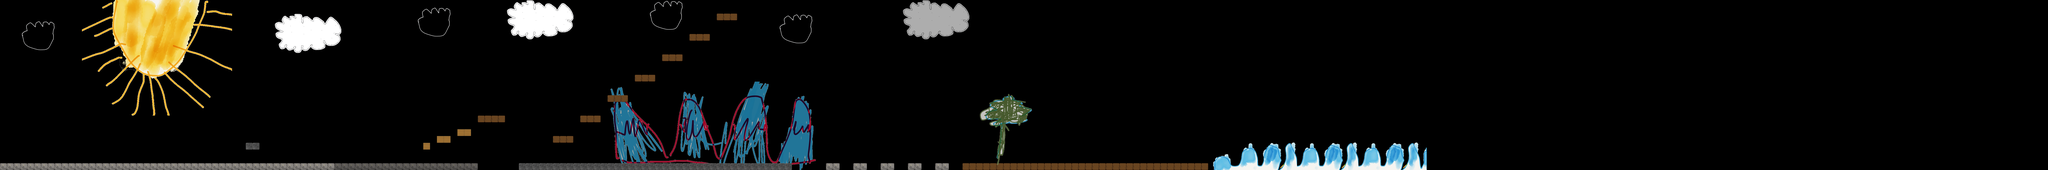

The image is a tile-based game level rendered from a .tmx file. Its description and source (layers, tilesets, objects; grid data summarised) follow:
An orthogonal 300x25 tile map with 32x32 px tiles, 6 tile layers (Mountains, Sun, Clouds, Ground, ...), 8 tilesets.

<map version="1.0" orientation="orthogonal" width="300" height="25" tilewidth="32" tileheight="32">
 <tileset firstgid="1" name="object_tiles" tilewidth="32" tileheight="32" spacing="2" margin="2">
  <image source="object_tiles.png" width="128" height="128" />
 </tileset>
 <tileset firstgid="10" name="Ground" tilewidth="32" tileheight="32">
  <image source="object_tiles.png" width="128" height="128" />
 </tileset>
 <tileset firstgid="26" name="sun" tilewidth="32" tileheight="32">
  <image source="sun.png" trans="ff00ff" width="728" height="555" />
 </tileset>
 <tileset firstgid="400" name="cloud2" tilewidth="32" tileheight="32">
  <image source="cloud2.png" trans="ff00ff" width="250" height="188" />
 </tileset>
 <tileset firstgid="435" name="cloud1" tilewidth="32" tileheight="32">
  <image source="cloud1.png" trans="ff00ff" width="332" height="233" />
 </tileset>
 <tileset firstgid="505" name="Mountains" tilewidth="32" tileheight="32">
  <image source="mountains.png" trans="ff00ff" width="1024" height="768" />
 </tileset>
 <tileset firstgid="1273" name="tree" tilewidth="32" tileheight="32">
  <image source="tree.png" trans="ff00ff" width="600" height="450" />
 </tileset>
 <tileset firstgid="1525" name="water" tilewidth="32" tileheight="32">
  <image source="water.png" trans="ff00ff" width="450" height="173" />
 </tileset>
 <layer name="Mountains" width="300" height="25" opacity="0.68">
  <data>[7500 cells, 507 non-empty, 487 distinct tile ids]</data>
 </layer>
 <layer name="Sun" width="300" height="25">
  <data>[7500 cells, 374 non-empty, 374 distinct tile ids]</data>
 </layer>
 <layer name="Clouds" width="300" height="25">
  <data>[7500 cells, 240 non-empty, 95 distinct tile ids]</data>
 </layer>
 <layer name="Ground" width="300" height="25">
  <data>[7500 cells, 167 non-empty, 4 distinct tile ids]</data>
 </layer>
 <layer name="Trees" width="300" height="25" opacity="0.8">
  <data>[7500 cells, 108 non-empty, 108 distinct tile ids]</data>
 </layer>
 <layer name="Water" width="300" height="25">
  <data>[7500 cells, 160 non-empty, 70 distinct tile ids]</data>
 </layer>
</map>